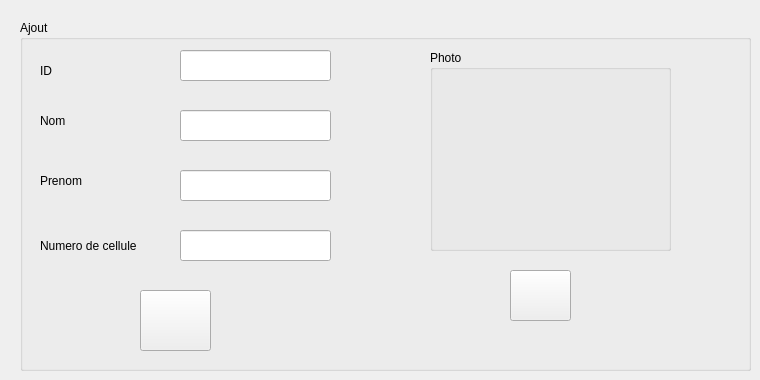
     <widget class="QWidget" name="tab_3">
      <attribute name="title">
       <string>Ajouter Detenu</string>
      </attribute>
      <widget class="QGroupBox" name="groupBox">
       <property name="geometry">
        <rect>
         <x>20</x>
         <y>20</y>
         <width>731</width>
         <height>351</height>
        </rect>
       </property>
       <property name="title">
        <string>Ajout</string>
       </property>
       <widget class="QLabel" name="label">
        <property name="geometry">
         <rect>
          <x>20</x>
          <y>40</y>
          <width>61</width>
          <height>21</height>
         </rect>
        </property>
        <property name="text">
         <string>ID</string>
        </property>
       </widget>
       <widget class="QLabel" name="label_2">
        <property name="geometry">
         <rect>
          <x>20</x>
          <y>80</y>
          <width>71</width>
          <height>41</height>
         </rect>
        </property>
        <property name="text">
         <string>Nom </string>
        </property>
       </widget>
       <widget class="QLabel" name="label_3">
        <property name="geometry">
         <rect>
          <x>20</x>
          <y>150</y>
          <width>71</width>
          <height>21</height>
         </rect>
        </property>
        <property name="text">
         <string>Prenom</string>
        </property>
       </widget>
       <widget class="QLineEdit" name="le_id">
        <property name="geometry">
         <rect>
          <x>160</x>
          <y>30</y>
          <width>151</width>
          <height>31</height>
         </rect>
        </property>
       </widget>
       <widget class="QLineEdit" name="le_nomE">
        <property name="geometry">
         <rect>
          <x>160</x>
          <y>90</y>
          <width>151</width>
          <height>31</height>
         </rect>
        </property>
       </widget>
       <widget class="QLineEdit" name="le_Prenom">
        <property name="geometry">
         <rect>
          <x>160</x>
          <y>150</y>
          <width>151</width>
          <height>31</height>
         </rect>
        </property>
       </widget>
       <widget class="QPushButton" name="pb_ajouter">
        <property name="geometry">
         <rect>
          <x>120</x>
          <y>270</y>
          <width>71</width>
          <height>61</height>
         </rect>
        </property>
        <property name="styleSheet">
         <string notr="true">image: url(:/pictures/1486485564-add-character-include-more-person-user_81147.png);</string>
        </property>
        <property name="text">
         <string/>
        </property>
       </widget>
       <widget class="QLineEdit" name="le_num_cell">
        <property name="geometry">
         <rect>
          <x>160</x>
          <y>210</y>
          <width>151</width>
          <height>31</height>
         </rect>
        </property>
       </widget>
       <widget class="QLabel" name="label_9">
        <property name="geometry">
         <rect>
          <x>20</x>
          <y>210</y>
          <width>121</width>
          <height>31</height>
         </rect>
        </property>
        <property name="text">
         <string>Numero de cellule</string>
        </property>
       </widget>
       <widget class="QPushButton" name="btn_image">
        <property name="geometry">
         <rect>
          <x>490</x>
          <y>250</y>
          <width>61</width>
          <height>51</height>
         </rect>
        </property>
        <property name="styleSheet">
         <string notr="true">image: url(:/pictures/R29ff80e1b872c3a34502081bb24ddc77.png);</string>
        </property>
        <property name="text">
         <string/>
        </property>
       </widget>
       <widget class="QGroupBox" name="groupBox_4">
        <property name="geometry">
         <rect>
          <x>410</x>
          <y>30</y>
          <width>241</width>
          <height>201</height>
         </rect>
        </property>
        <property name="title">
         <string>Photo</string>
        </property>
        <widget class="QLabel" name="lbl_image">
         <property name="geometry">
          <rect>
           <x>40</x>
           <y>20</y>
           <width>161</width>
           <height>161</height>
          </rect>
         </property>
         <property name="text">
          <string/>
         </property>
        </widget>
       </widget>
      </widget>
     </widget>
